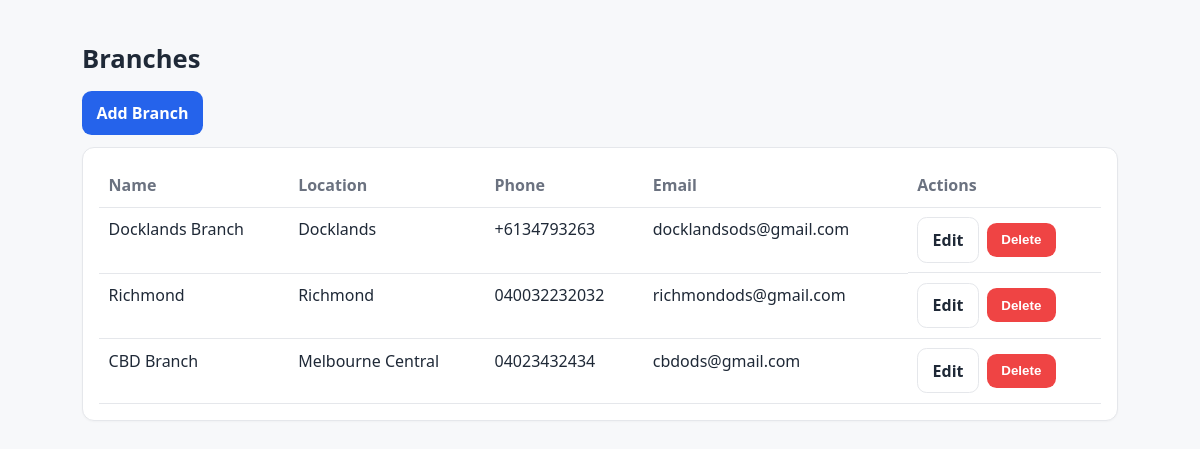
/public/branches/index.php (signed in), run on the app's committed database.
### tables this page shows
CREATE TABLE `branches` (
  `id` int(11) NOT NULL,
  `name` varchar(120) NOT NULL,
  `phone` varchar(50) DEFAULT NULL,
  `email` varchar(191) DEFAULT NULL,
  `address_line1` varchar(191) DEFAULT NULL,
  `address_line2` varchar(191) DEFAULT NULL,
  `city` varchar(100) DEFAULT NULL,
  `state` varchar(100) DEFAULT NULL,
  `postal_code` varchar(20) DEFAULT NULL,
  `created_at` timestamp NOT NULL DEFAULT current_timestamp(),
  `location` varchar(255) DEFAULT NULL
);

### php/Core/Database.php (called while the page is built, shortened)
<?php
class Database
{
    private static ?PDO $pdo = null;
    public static function pdo(): PDO
    {
        if (self::$pdo === null) {
            $dsn = "mysql:host=" . Config::DB_HOST . ";dbname=" . Config::DB_NAME . ";charset=" . Config::DB_CHARSET;
            $options = [
                PDO::ATTR_ERRMODE => PDO::ERRMODE_EXCEPTION,
                PDO::ATTR_DEFAULT_FETCH_MODE => PDO::FETCH_ASSOC,
                PDO::ATTR_EMULATE_PREPARES => false,
            ];
            try {
                self::$pdo = new PDO($dsn, Config::DB_USER, Config::DB_PASS, $options);
            } catch (PDOException $e) {
                http_response_code(500);
                die("Database connection failed: " . htmlspecialchars($e->getMessage(), ENT_QUOTES, 'UTF-8'));
            }
        }
        return self::$pdo;
    }
}

### php/Models/Branch.php (called while the page is built, shortened)
<?php
class Branch {
    public static function all(): array {
        $stmt = Database::pdo()->query("SELECT * FROM branches ORDER BY id DESC");
        return $stmt->fetchAll(PDO::FETCH_ASSOC);
    }
}

### public/branches/index.php (the view, shortened to what this page needs)
<?php
require_once __DIR__ . '/../../php/Core/Database.php';
require_once __DIR__ . '/../../php/Models/Branch.php';
$rows = Branch::all();
?>
<!doctype html>
<html lang="en">
<head>
  <link rel="stylesheet" href="../../assets/css/main.css">
</head>
<body>
<main class="container">
  <h1>Branches</h1>
  <div class="controls">
    <a class="btn" href="create.php">Add Branch</a>
  </div>
  <div class="card">
    <table class="table">
      <thead><tr><th style="text-align:left">Name</th><th>Location</th><th>Phone</th><th>Email</th><th>Actions</th></tr></thead>
      <tbody>
        <?php foreach ($rows as $r): ?>
          <tr>
            <td><?= htmlspecialchars($r['name']) ?></td>
            <td><?= htmlspecialchars($r['location'] ?? '') ?></td>
            <td><?= htmlspecialchars($r['phone'] ?? '') ?></td>
            <td><?= htmlspecialchars($r['email'] ?? '') ?></td>
            <td class="controls">
              <a class="btn btn-light" href="edit.php?id=<?= (int)$r['id'] ?>">Edit</a>
              <form method="post" style="display:inline" onsubmit="return confirm('Delete this branch?')">
                <button class="btn btn-danger" type="submit">Delete</button>
              </form>
            </td>
          </tr>
        <?php endforeach; if (empty($rows)): ?>
          <tr><td colspan="5">No branches yet.</td></tr>
        <?php endif; ?>
      </tbody>
    </table>
  </div>
</main>
</body>
</html>

### assets/css/main.css (style rules this page uses)
:root { --bg:#f7f8fa; --card:#ffffff; --text:#1f2937; --muted:#6b7280; --primary:#2563eb; --primary-600:#1d4ed8; --border:#e5e7eb; --accent:#10b981; --danger:#ef4444; }
* { box-sizing:border-box }
html,body { height:100% }
body { margin:0; font-family:system-ui,-apple-system,Segoe UI,Roboto,Ubuntu,Cantarell,Noto Sans,sans-serif; color:var(--text); background:var(--bg); line-height:1.5; }
.container { max-width:1100px;margin:5px auto;padding:2rem }
a { color:var(--primary);text-decoration:none }
.card { background:var(--card);border:1px solid var(--border);border-radius:12px;padding:1rem;margin:.75rem 0;box-shadow:0 1px 2px rgba(0,0,0,.03) }
h1 { font-size:1.6rem;margin:.2rem 0 .8rem }
.table { width:100%;border-collapse:collapse }
.table th,.table td { padding:.6rem;border-bottom:1px solid var(--border);vertical-align:top }
.table th { text-align:left;color:var(--muted);font-weight:600 }
button,.btn,input[type="submit"] { appearance:none;border:0;border-radius:.6rem;background:var(--primary);color:#fff;padding:.6rem .9rem;font-weight:600;cursor:pointer }
.btn-light { background:transparent;color:var(--text);border:1px solid var(--border) }
.btn-danger { background:var(--danger) }
.controls { display:flex;gap:.5rem;flex-wrap:wrap;align-items:center }

### data on the page
branches: name "Docklands Branch", location "Docklands", phone "+6134793263", email "docklandsods@gmail.com"
branches: name "Richmond", location "Richmond", phone "040032232032", email "richmondods@gmail.com"
branches: name "CBD Branch", location "Melbourne Central", phone "04023432434", email "cbdods@gmail.com"
